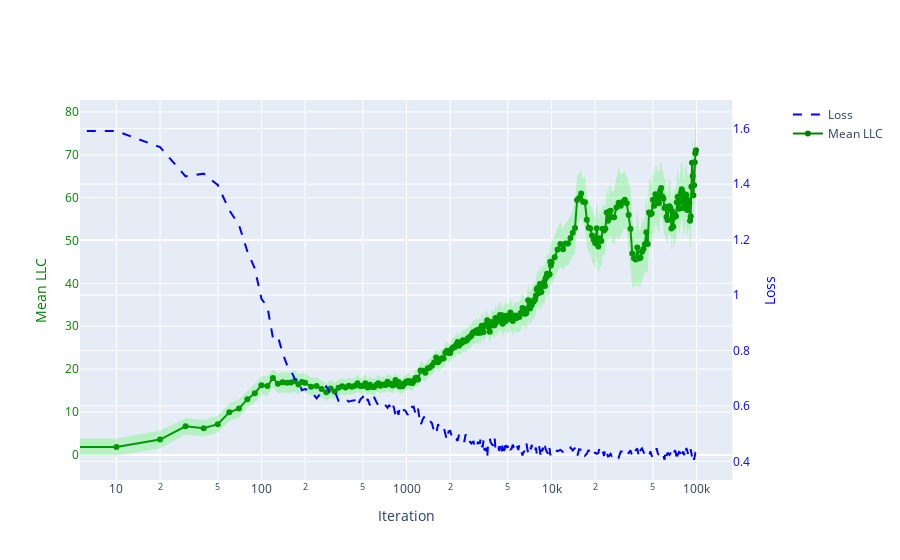

The notebook cell this image was saved under:
### Code cell
import plotly.graph_objects as go
from plotly.subplots import make_subplots

# Create subplots with secondary y-axis
fig = make_subplots(specs=[[{"secondary_y": True}]])

# Plot the mean LLC with fill between for error
fig.add_trace(go.Scatter(
    x=iters,
    y=[llc["llc/means"].mean() for llc in llcs],
    mode='lines+markers',
    line=dict(color='green'),
    name='Mean LLC'
))

# Fill between for error
fig.add_trace(go.Scatter(
    x=iters,
    y=[llc["llc/means"].mean() - llc["llc/stds"].mean() for llc in llcs],
    fill=None,
    mode='lines',
    line=dict(width=0),
    showlegend=False
))

fig.add_trace(go.Scatter(
    x=iters,
    y=[llc["llc/means"].mean() + llc["llc/stds"].mean() for llc in llcs],
    fill='tonexty',
    mode='lines',
    line=dict(width=0),
    fillcolor='rgba(0,255,0,0.2)',
    showlegend=False
))

# Plot the loss on the secondary y-axis
fig.add_trace(go.Scatter(
    x=iters,
    y=[llc["init_loss"] for llc in llcs],
    mode='lines',
    line=dict(dash='dash', color='blue'),
    name='Loss',
), secondary_y=True)

# Update x-axis properties (log scale)
fig.update_xaxes(title_text="Iteration", type="log")  # Adjust 'range' to match xlim (optional)

# Update y-axis properties
fig.update_yaxes(title_text="Mean LLC", titlefont=dict(color="green"), tickfont=dict(color="green"))
fig.update_yaxes(title_text="Loss", titlefont=dict(color="blue"), tickfont=dict(color="blue"), secondary_y=True)

# Show plot
fig.show()

### Figure 1 — Plotly figure (JSON) as saved in the notebook; plotly's stock layout.template omitted (floating-point values rounded to 4 significant figures; data arrays with more than 128 entries replaced by an {"elided": "..."} marker saying what was removed)
{"data": [{"line": {"color": "green"}, "mode": "lines+markers", "name": "Mean LLC", "type": "scatter", "x": {"elided": "302 int values"}, "y": {"elided": "302 float values"}}, {"line": {"width": 0}, "mode": "lines", "showlegend": false, "type": "scatter", "x": {"elided": "302 int values"}, "y": {"elided": "302 float values"}}, {"fill": "tonexty", "fillcolor": "rgba(0,255,0,0.2)", "line": {"width": 0}, "mode": "lines", "showlegend": false, "type": "scatter", "x": {"elided": "302 int values"}, "y": {"elided": "302 float values"}}, {"line": {"color": "blue", "dash": "dash"}, "mode": "lines", "name": "Loss", "type": "scatter", "x": {"elided": "302 int values"}, "xaxis": "x", "y": {"elided": "302 float values"}, "yaxis": "y2"}], "layout": {"xaxis": {"anchor": "y", "domain": [0, 0.94], "title": {"text": "Iteration"}, "type": "log"}, "yaxis": {"anchor": "x", "domain": [0, 1], "tickfont": {"color": "green"}, "title": {"font": {"color": "green"}, "text": "Mean LLC"}}, "yaxis2": {"anchor": "x", "overlaying": "y", "side": "right", "tickfont": {"color": "blue"}, "title": {"font": {"color": "blue"}, "text": "Loss"}}}}
